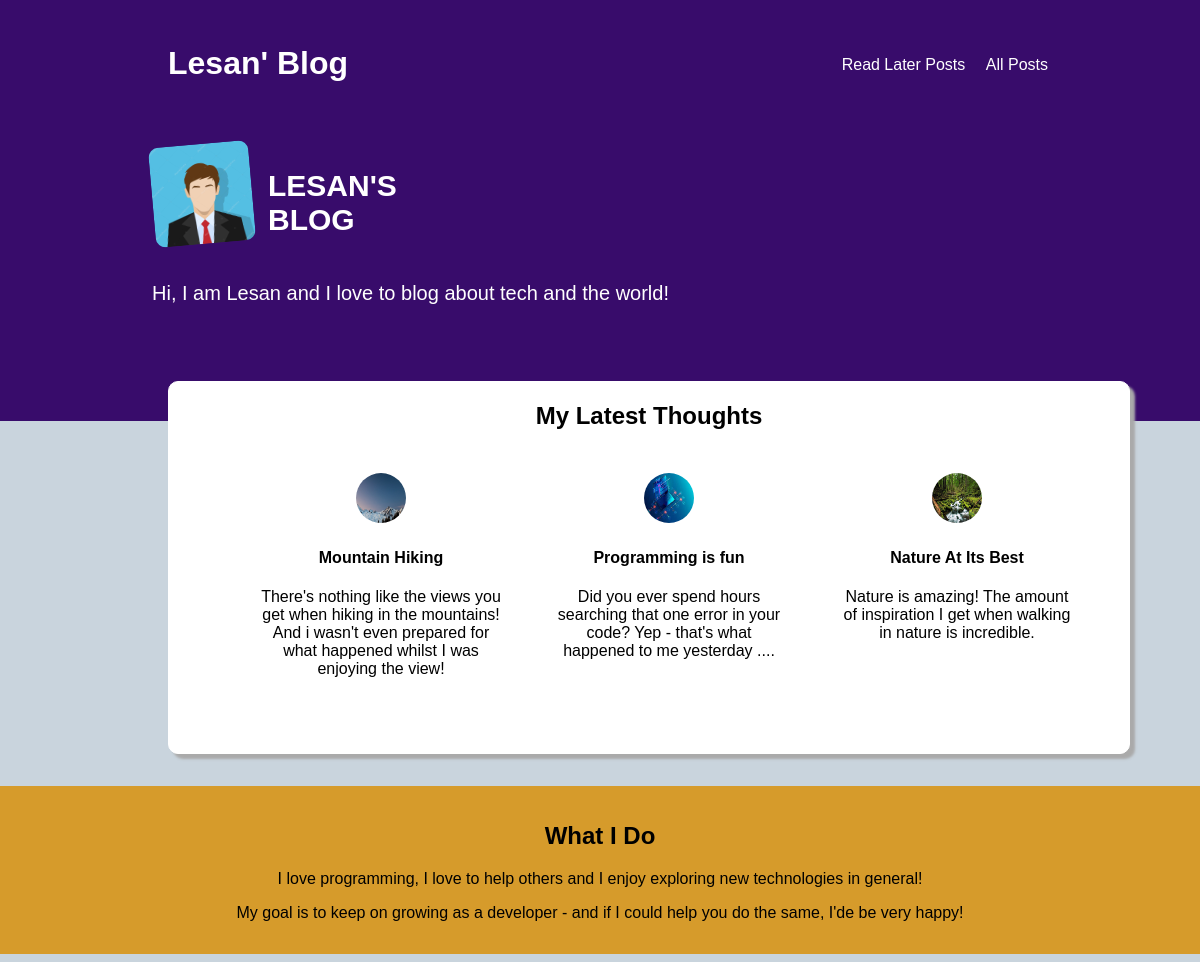
The page / on the database its author committed.
### blog/models.py (models this page shows, shortened)
class Post(models.Model):
    title = models.CharField(max_length=100)
    excerpt = models.CharField(max_length=1000)
    image = models.ImageField(upload_to="post-images", null=True)
    date = models.DateField(blank=True, null=True, auto_now=True, auto_now_add=False)
    slug = models.SlugField(unique=True) # if we add unique=true, don't nee {{db_index}}
    content = models.TextField() # screen shot -------------
    author = models.ForeignKey(Author, null=True, on_delete=models.SET_NULL, related_name="posts")
    tags = models.ManyToManyField(Tag, blank=True)
    class Meta:
        ordering = ['-date']
        verbose_name_plural = "Post"
    def get_absolute_url(self):
        return self.slug

### blog/views.py (the view)
# urls.py: path("", views.HomeListView.as_view(extra_context={'title':'Home'}), name="home"),
class HomeListView(ListView):
    template_name = "blog/home.html"
    model = Post
    context_object_name = "latest_posts"
    def get_queryset(self):
        qs = super().get_queryset()
        qs = qs.order_by("date")[:3]
        return qs

### blog/templates/blog/home.html (shortened to what this page needs)
{% extends 'base.html' %}
{% load static %}
{% block css_page %}
  <link rel="stylesheet" href="{% static "blog/home.css" %}">
  <link rel="stylesheet" href="{% static "blog/post-preview.css" %}">
{% endblock %}
{% block content %}
<section class="welcome">
  <div class="welcome-header">
    <img src="{% static "blog/images/author.jpg" %}" alt="The author of the blog" />
    <h1><span>LESAN'S </span><span>BLOG</span></h1>
  </div>
  <p id="welcome-intro">
    Hi, I am Lesan and I love to blog about tech and the world!
  </p>
</section>
<section class="latest-posts">
  <h2>My Latest Thoughts</h2>
  <ul class="ul-posts">
    {% for post in latest_posts %}
      {% include 'blog/includes/post-preview.html' %}
    {% endfor %}
  </ul>
</section>
<section class="about">
  <h2>What I Do</h2>
  <p>
    I love programming, I love to help others and I enjoy exploring new technologies in general!
  </p>
  <p>
    My goal is to keep on growing as a developer - and if I could help you do the same, I'de be very happy!
  </p>
</section>
{% endblock %}

### blog/templates/blog/includes/post-preview.html
{% load static %}
<li>
    <article class="posts">
      <a id="anchor" href="{{ post.get_absolute_url }}">
        <img src="{{ post.image.url }}" alt="" />
        <h4>{{post.title}}</h4>
        <p>
          {{post.excerpt}}
        </p>
      </a>
    </article>
  </li>

### static/base.css (style rules this page uses)
body { font-family: sans-serif; background-color: rgb(201, 212, 221); }
ul { list-style: none; }

### blog/static/blog/home.css (style rules this page uses)
.welcome { margin: -1rem -1rem 0; padding: 2rem 10rem 6rem; color: white; font-size: 1.25rem; background-color: rgb(56, 12, 107); }
.welcome-header { display: flex; flex-direction: row; flex-wrap: wrap; }
.welcome-header > img { width: 100px; height: 100px; border-radius: 10px; transform: rotateZ(-5deg); }
.welcome-header > h1 { margin-left: 1rem; display: flex; flex-direction: column; flex-wrap: wrap; }
.latest-posts { width: 60rem; margin: -2.5rem 10rem auto; text-align: center; border: 1px solid white; border-radius: 10px; box-shadow: 5px 5px 2.5px #aaaaaa; background-color: white; }
.about { margin: 2rem -1rem 0; padding: 1rem; text-align: center; background-color: rgba(218, 145, 10, 0.842); }

### blog/static/blog/post-preview.css (style rules this page uses)
.ul-posts { display: flex; flex-direction: row; flex-wrap: wrap; justify-content: center; align-items: center; }
.posts { margin: 1rem; padding: 0.5rem; width: 15rem; height: 15rem; border-radius: 10px; background-color: white; }
.posts a { text-decoration: none; color: black; }
.posts > #anchor > img { width: 50px; height: 50px; border-radius: 50%; }

### rows shown on the page
Post: image (picture), title "Mountain Hiking", excerpt "There's nothing like the views you get when hiking in the mountains! And i wasn't even prepared for what happened whilst I was enjoying the view!"
Post: image (picture), title "Programming is fun", excerpt "Did you ever spend hours searching that one error in your code? Yep - that's what happened to me yesterday ...."
Post: image (picture), title "Nature At Its Best", excerpt "Nature is amazing! The amount of inspiration I get when walking in nature is incredible."
